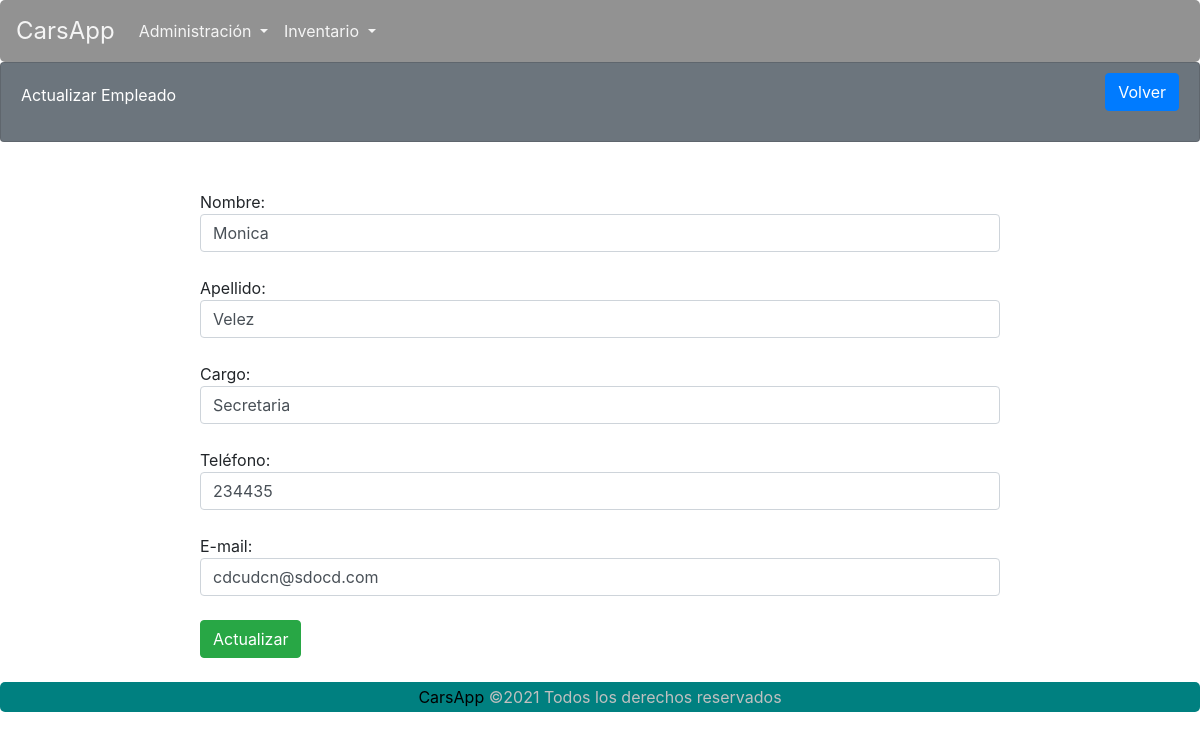
Screenshot of /carsapp/empleadoFormActualizar/435346/ with the database file from the repository.
### carsapp/models.py (models this page shows, shortened)
class Empleados(models.Model):
    cedula_Emp = models.IntegerField(primary_key=True)
    nombre_Emp = models.CharField(max_length=30, blank=False, null=False)
    apellido_Emp = models.CharField(max_length=30, blank=False, null=False)
    cargo_Emp = models.CharField(max_length=30, blank=False, null=False)
    telefono_Emp = models.CharField(max_length=15, blank=False, null=False)
    email_Emp = models.EmailField(blank=False, null=False)

### carsapp/views.py (the view)
# urls.py: path('empleadoFormActualizar/<int:id>/', views.empleadoFormActualizar, name='empleadoFormActualizar'),
def empleadoFormActualizar(request, id):
    q = Empleados.objects.get(pk = id)
    contexto = { "dato": q }
    return render(request, 'carsapp/empleadoFormActualizar.html', contexto)

### carsapp/templates/carsapp/empleadoFormActualizar.html (shortened to what this page needs)
{% extends 'carsapp/base.html' %}
{% load static %}
{% block contenedor %}
<div class="card text-white bg-secondary">
    <div class="card-body">
        <div>
            Actualizar Empleado
        </div>
        <div class="btn-cerrarSesion">
            <a class="btn btn-primary" href="{% url 'carsapp:empleadoListar' %}" id="ID_BTNListar4">Volver</a>
        </div>
    </div>
</div>
<div class="formularios">
    <form action="{% url 'carsapp:empleadoActualizar' %}" method="POST">
        <input type="hidden" name="id" value="{{ dato.cedula_Emp }}"><br>
        Nombre: <input name="nombre_Emp" value="{{ dato.nombre_Emp }}" class="form-control"><br>
        Apellido: <input name="apellido_Emp" value="{{ dato.apellido_Emp }}" class="form-control"><br>
        Cargo: <input name="cargo_Emp" value="{{ dato.cargo_Emp }}" class="form-control"><br>
        Teléfono: <input type="number" name="telefono_Emp" value="{{ dato.telefono_Emp }}" class="form-control"><br>
        E-mail: <input type="email" name="email_Emp" value="{{ dato.email_Emp }}" class="form-control"><br>
        <button type="submit" class="btn btn-success">Actualizar</button><br>
    </form>
</div>
{% endblock %}

### carsapp/static/carsapp/CSS/estilos.css (style rules this page uses)
* { margin: 0; padding: 0; }
.card-body > div { display: inline-block; }
.btn-cerrarSesion { margin-top: -10px; float: right; }
.card { height: 10vh; }
.formularios { width: 800px; max-width: 800px; margin: 0 auto; margin-top: 2%; margin-bottom: 2%; }
h4, h2,small,a { margin: 0; padding: 0; color: black; }
a { text-decoration: none; }

### rows the page displays
Empleados: nombre_Emp "Monica", apellido_Emp "Velez", cargo_Emp "Secretaria", telefono_Emp "234435", email_Emp "cdcudcn@sdocd.com"
